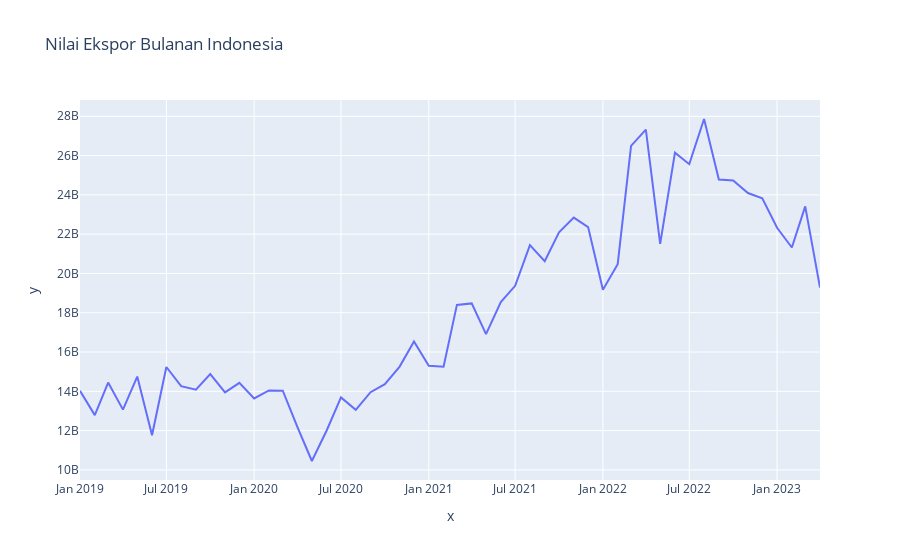

Notebook cell for this chart:
### Code cell
# create plot for country_data for every category
import plotly.express as px

bulan_tahun = df['Bulan-Tahun'].values
nilai_ekspor = df['Nilai-Ekspor'].values

fig = px.line(df, x=bulan_tahun, y=nilai_ekspor, title='Nilai Ekspor Bulanan Indonesia')
fig.show()
